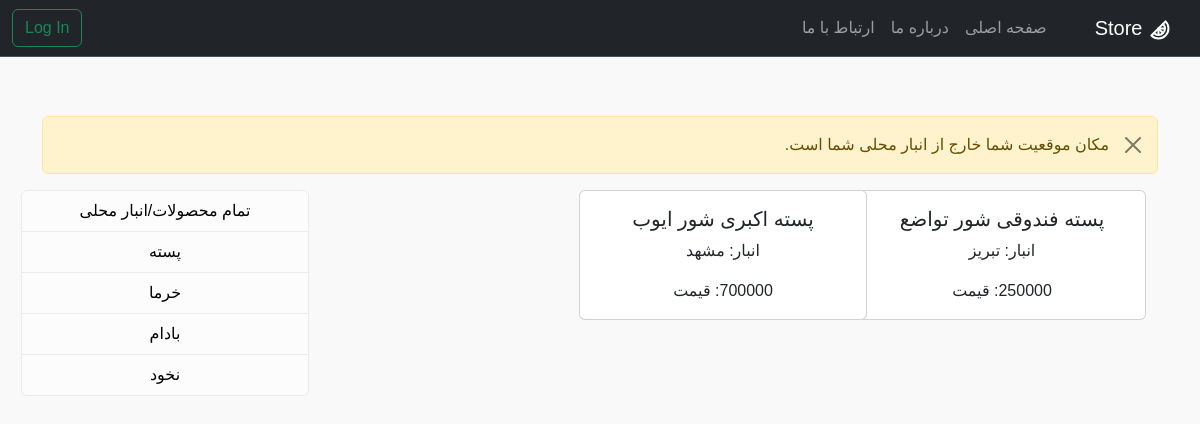
The app's page /?categories=1, older data.
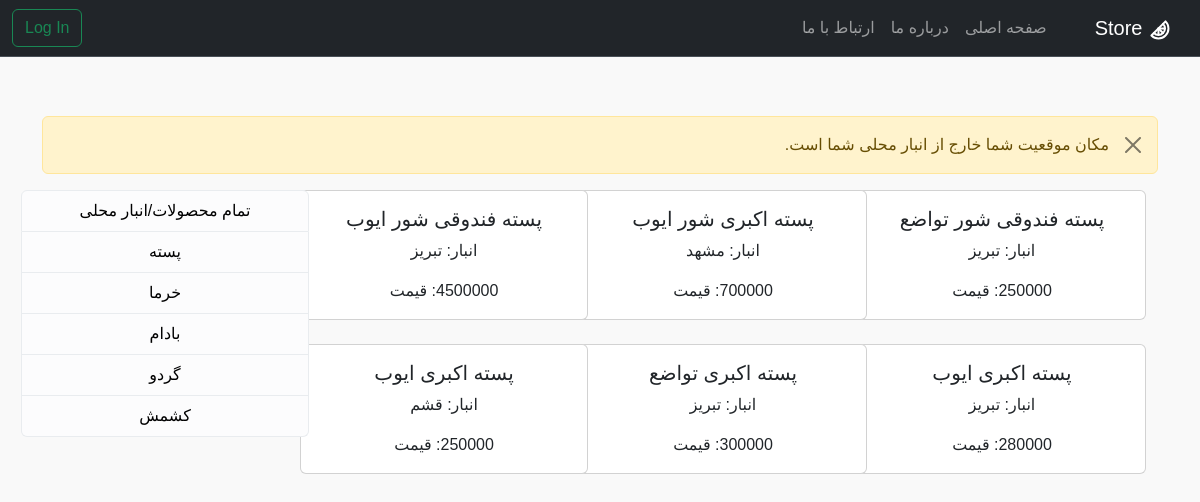
The same page, newer data.
### products/models.py (models this page shows, shortened)
class ProductVariation(models.Model):
    variationId = models.AutoField(primary_key=True)
    productId = models.ForeignKey(ProductCategory, on_delete=models.CASCADE, verbose_name='دسته محصول')
    name = models.CharField(max_length=30, verbose_name='نام محصول')
    Supplier = models.ManyToManyField('Supplier')
    price = models.IntegerField(verbose_name='قیمت (تومان)', help_text='یک بسته 500 گرمی')
    quantity = models.IntegerField(verbose_name='تعداد کالا')
    cityId = models.ForeignKey(City, on_delete=models.CASCADE, verbose_name='انبار', null=True)
    text = models.TextField(max_length=1000, null=True, blank=True, help_text='اجبار پر کردن توضیحات نیست',
                            verbose_name='توضیح محصول')

class Supplier(models.Model):
    SupplierId = models.AutoField(primary_key=True)
    name = models.CharField(max_length=50, help_text='نام برند یا تامین کنندگان', verbose_name='نام تامین کنندگان')
    contactInfo = models.IntegerField(verbose_name='شماره تلفن')
    def __str__(self):
        return f"{self.name}"

class City(models.Model):
    TYPE_CHOICES = (
        ("آبادان", "آبادان"),
        ("بوشهر", "بوشهر"),
        ("تهران", "تهران"),
        ("کرج", "کرج"),
        ("تبریز", "تبریز"),
        ("مشهد", "مشهد"),
        ("اصفهان", "اصفهان"),
        ("شیراز", "شیراز"),
        ("قم", "قم"),
        ("قشم", "قشم"),
        ("کرمان", "کرمان"),
        ("کردستان", "کردستان"),
    )
    name = models.CharField(max_length=50, choices=TYPE_CHOICES)
    def __str__(self):
        return f"{self.name}"

class ProductCategory(models.Model):
    productId = models.AutoField(primary_key=True)  # create primary ky by AutoFild
    name = models.CharField(max_length=30)

### products/views.py (the view)
# urls.py: path('', ProductListViews.as_view(), name='home'),
class ProductListViews(View):
    def get(self, request):
        product_v = ProductVariation.objects.all()
        product_list = ProductCategory.objects.all()
        default_product_v = ProductVariation.objects.all()
        category = request.GET.get('categories')
        if category:
            product_v = product_v.filter(productId=category)
            messages.success(request, 'مکان موقعیت شما خارج از انبار محلی شما است.')
        elif request.user.is_authenticated:
            product_v = product_v.filter(cityId=request.user.city)
            messages.success(request, f' موقعیت محلی  : {self.request.user.city} هستید ')
        else:
            product_v = default_product_v
            messages.success(request, 'کل محصولات')
        context = {
            'product_v': product_v,
            'cat': product_list,
        }
        return render(request, 'home.html', context=context)

### templates/home.html (shortened to what this page needs)
{% extends 'base.html' %}
{% block content %}
<div class="d-flex justify-content-between align-items-center">
    <br>
    <br>
</div>
{% if messages %}
<div class="messages">
    {% for message in messages %}
    <div class="alert alert-warning alert-dismissible fade show" role="alert">
        {{ message }}
        <button type="button" class="btn-close" data-bs-dismiss="alert" aria-label="Close"></button>
    </div>
    {% endfor %}
    {% else %}
    <div class="alert alert-warning alert-dismissible fade show" role="alert">
        <button type="button" class="btn-close" data-bs-dismiss="alert" aria-label="Close"></button>
    </div>
</div>
{% endif %}
<div class="container">
    <div class="row">
        <div class="col-md-9">
            <div class="row">
                {% for product in product_v %}
                <div class="col-md-4 text-center">
                    <a href="{% url 'pro_v' product.pk %}" style="text-decoration: none; color: #212529;">
                        <div class="card touchable" style="width: 18rem;">
                            <div class="card-body">
                                <h5 class="card-title">{{ product.name }} {{ product.Supplier.first }}</h5>
                                <p class="card-text">انبار: {{ product.cityId }}</p>
                                <p class="card-text">{{ product.price }}: قیمت</p>
                            </div>
                        </div>
                        <br>
                    </a>
                </div>
                {% endfor %}
            </div>
        </div>
        <div class="col-md-3">
            <div style="width: 18rem;">
                <div class="list-group text-center">
                    <a href="{% url 'home' %}" class="list-group-item list-group-item-action list-group-item-light"
                       style="text-decoration: none; color: black;">
                        تمام محصولات/انبار محلی
                    </a>
                    {% for c in cat %}
                    <a href="/?categories={{ c.pk }}"
                       class="list-group-item list-group-item-action list-group-item-light"
                       style="text-decoration: none; color: black;">
                        {{ c.name }}
                    </a>
                    {% endfor %}
                </div>
            </div>
        </div>
    </div>
</div>
{% endblock %}

Row changes from the older to the newer data that the page shows:
removed ProductCategory: name "نخود"
added ProductVariation: name "پسته فندوقی شور", Supplier.first "ایوب", cityId "تبریز", price "4500000"
added ProductVariation: name "پسته اکبری", Supplier.first "ایوب", cityId "تبریز", price "280000"
added ProductVariation: name "پسته اکبری", Supplier.first "تواضع", cityId "تبریز", price "300000"
added ProductVariation: name "پسته اکبری", Supplier.first "ایوب", cityId "قشم", price "250000"
added ProductCategory: name "گردو"
added ProductCategory: name "کشمش"
